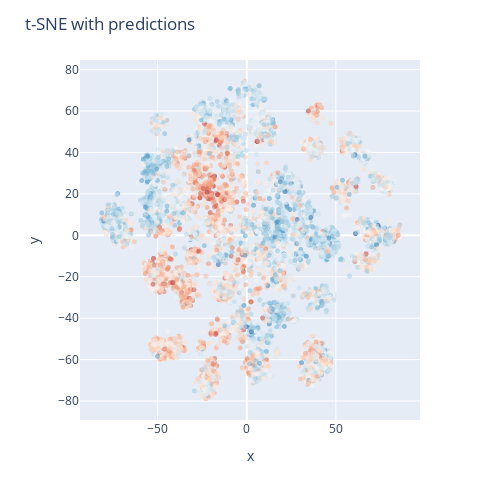

Notebook source saved alongside this figure:
### Markdown cell above
### Targets averaged over _n_ neighbors

### Code cell
targets = np.round(dataset.targets, 2)
lim = 3
data = pd.DataFrame({'index': np.arange(len(dataset.low_dim)), 'x': dataset.low_dim[:, 0], 'y': dataset.low_dim[:, 1]})

fig = px.scatter(data, x='x', y='y', text=targets, hover_name='index')
fig.update_traces(marker=dict(size=5, opacity=0.5, color=targets, colorscale='RdBu_r'))
fig.update_layout(title='t-SNE with predictions', hovermode='closest', width=500, height=500)

fig.show()

### Figure 1 — Plotly figure (JSON) as saved in the notebook; plotly's stock layout.template omitted (floating-point values rounded to 4 significant figures; data arrays with more than 128 entries replaced by an {"elided": "..."} marker saying what was removed)
{"data": [{"hovertemplate": "<b>%{hovertext}</b><br><br>x=%{x}<br>y=%{y}<br>text=%{text}<extra></extra>", "hovertext": {"elided": "9841 int values"}, "legendgroup": "", "marker": {"color": {"elided": "9841 float values"}, "colorscale": [[0, "rgb(5,48,97)"], [0.1, "rgb(33,102,172)"], [0.2, "rgb(67,147,195)"], [0.3, "rgb(146,197,222)"], [0.4, "rgb(209,229,240)"], [0.5, "rgb(247,247,247)"], [0.6, "rgb(253,219,199)"], [0.7, "rgb(244,165,130)"], [0.8, "rgb(214,96,77)"], [0.9, "rgb(178,24,43)"], [1, "rgb(103,0,31)"]], "opacity": 0.5, "size": 5, "symbol": "circle"}, "mode": "markers+text", "name": "", "showlegend": false, "text": {"elided": "9841 float values"}, "type": "scattergl", "x": {"elided": "9841 float values"}, "xaxis": "x", "y": {"elided": "9841 float values"}, "yaxis": "y"}], "layout": {"height": 500, "hovermode": "closest", "legend": {"tracegroupgap": 0}, "margin": {"t": 60}, "title": {"text": "t-SNE with predictions"}, "width": 500, "xaxis": {"anchor": "y", "domain": [0, 1], "title": {"text": "x"}}, "yaxis": {"anchor": "x", "domain": [0, 1], "title": {"text": "y"}}}}
